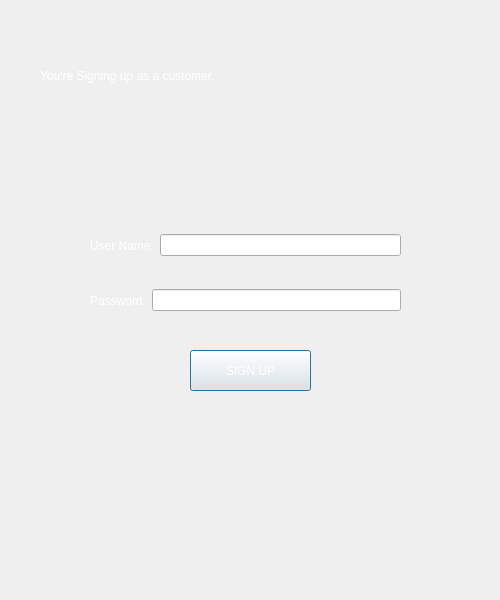
<?xml version="1.0" encoding="UTF-8"?>
<ui version="4.0">
 <class>customerSignUp</class>
 <widget class="QDialog" name="customerSignUp">
  <property name="geometry">
   <rect>
    <x>0</x>
    <y>0</y>
    <width>500</width>
    <height>600</height>
   </rect>
  </property>
  <property name="windowTitle">
   <string>Dialog</string>
  </property>
  <property name="styleSheet">
   <string notr="true">background-image: url(:/images/BG.png);</string>
  </property>
  <widget class="QLabel" name="label">
   <property name="geometry">
    <rect>
     <x>40</x>
     <y>60</y>
     <width>431</width>
     <height>31</height>
    </rect>
   </property>
   <property name="styleSheet">
    <string notr="true">color: rgb(255, 255, 255);
font: 75 20pt &quot;Ubuntu Mono&quot;;</string>
   </property>
   <property name="text">
    <string>You're Signing up as a customer.</string>
   </property>
  </widget>
  <widget class="QWidget" name="layoutWidget">
   <property name="geometry">
    <rect>
     <x>90</x>
     <y>270</y>
     <width>311</width>
     <height>61</height>
    </rect>
   </property>
   <layout class="QHBoxLayout" name="horizontalLayout_2">
    <item>
     <widget class="QLabel" name="passWord">
      <property name="styleSheet">
       <string notr="true">color: rgb(255, 255, 255);
font: 75 16pt &quot;Ubuntu Mono&quot;;</string>
      </property>
      <property name="text">
       <string>Password:</string>
      </property>
     </widget>
    </item>
    <item>
     <widget class="QLineEdit" name="passIn">
      <property name="styleSheet">
       <string notr="true">color: rgb(255, 255, 255);</string>
      </property>
      <property name="text">
       <string/>
      </property>
      <property name="echoMode">
       <enum>QLineEdit::Password</enum>
      </property>
     </widget>
    </item>
   </layout>
  </widget>
  <widget class="QWidget" name="layoutWidget_2">
   <property name="geometry">
    <rect>
     <x>90</x>
     <y>220</y>
     <width>311</width>
     <height>51</height>
    </rect>
   </property>
   <layout class="QHBoxLayout" name="horizontalLayout">
    <item>
     <widget class="QLabel" name="userName">
      <property name="styleSheet">
       <string notr="true">color: rgb(255, 255, 255);
font: 75 16pt &quot;Ubuntu Mono&quot;;</string>
      </property>
      <property name="text">
       <string>User Name:</string>
      </property>
     </widget>
    </item>
    <item>
     <widget class="QLineEdit" name="nameIn">
      <property name="styleSheet">
       <string notr="true">color: rgb(255, 255, 255);</string>
      </property>
      <property name="text">
       <string/>
      </property>
     </widget>
    </item>
   </layout>
  </widget>
  <widget class="QPushButton" name="signUpButt">
   <property name="geometry">
    <rect>
     <x>190</x>
     <y>350</y>
     <width>121</width>
     <height>41</height>
    </rect>
   </property>
   <property name="styleSheet">
    <string notr="true">color: rgb(255, 255, 255);
font: 75 16pt &quot;Ubuntu Mono&quot;;</string>
   </property>
   <property name="text">
    <string>SIGN UP</string>
   </property>
  </widget>
 </widget>
 <resources/>
 <connections/>
</ui>
